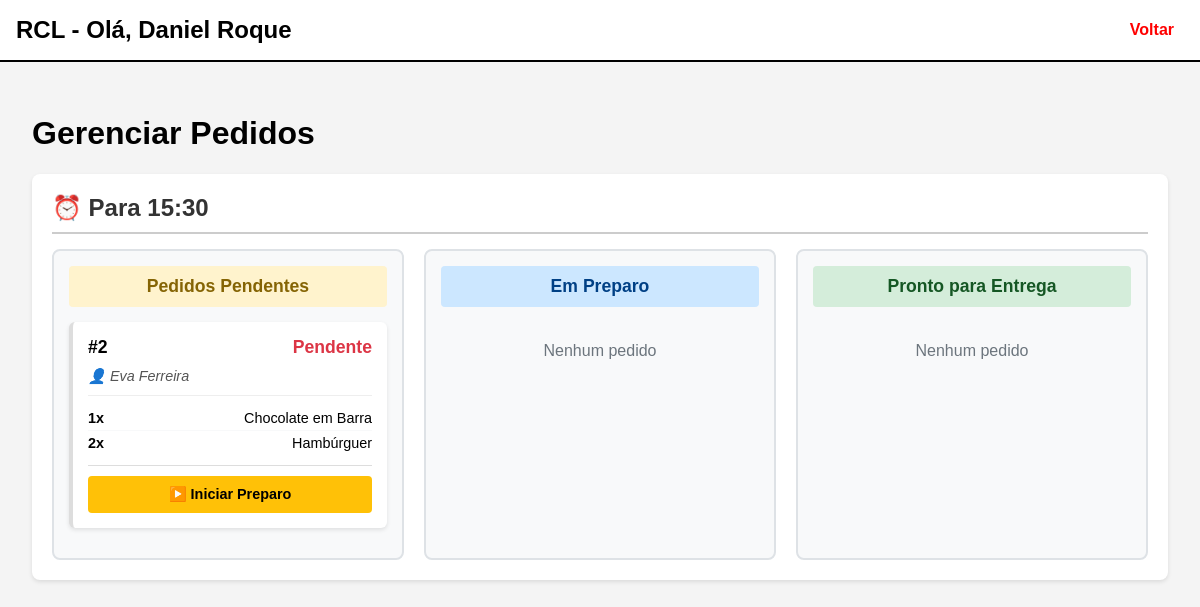
The app's page /EmployeeLayer/gerenciar_pedidos.php (signed in), older data.
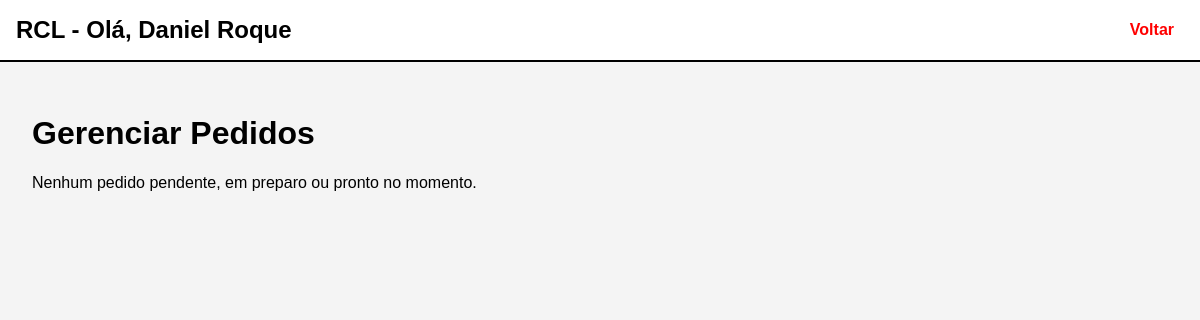
The same page, newer data.
### tables this page shows
CREATE TABLE Pedidos (
    id_pedido INT AUTO_INCREMENT PRIMARY KEY,
    id_aluno INT NOT NULL,
    status VARCHAR(50) NOT NULL,
    codigo_retirada VARCHAR(20) NOT NULL UNIQUE,
    intervalo INT NOT NULL,
    forma_pagamento VARCHAR(50) NOT NULL,
    created_at DATETIME NOT NULL DEFAULT CURRENT_TIMESTAMP,

    update_by INT NULL, 
    updated_at DATETIME DEFAULT CURRENT_TIMESTAMP ON UPDATE CURRENT_TIMESTAMP,  

    CONSTRAINT fk_pedidos_aluno
        FOREIGN KEY (id_aluno) REFERENCES Alunos(id_aluno)
        ON UPDATE CASCADE
        ON DELETE RESTRICT, 

    CONSTRAINT fk_pedidos_intervalo
        FOREIGN KEY (intervalo) REFERENCES Intervalos(id_intervalo)
        ON UPDATE CASCADE
        ON DELETE RESTRICT
);

CREATE TABLE Intervalos (
    id_intervalo INT AUTO_INCREMENT PRIMARY KEY,
    nome VARCHAR(50) NOT NULL,
    horario_inicio TIME NOT NULL,
    horario_fim TIME NOT NULL,
    
    created_by INT NOT NULL,
    created_at DATETIME NOT NULL DEFAULT CURRENT_TIMESTAMP,

    update_by INT NULL, 
    updated_at DATETIME DEFAULT CURRENT_TIMESTAMP ON UPDATE CURRENT_TIMESTAMP,

    CONSTRAINT fk_intervalos_created_by
        FOREIGN KEY (created_by) REFERENCES Funcionarios(id_funcionario)
        ON UPDATE CASCADE
        ON DELETE RESTRICT,

    CONSTRAINT fk_intervalos_update_by 
        FOREIGN KEY (update_by) REFERENCES Funcionarios(id_funcionario)
        ON UPDATE CASCADE
        ON DELETE SET NULL 
);

CREATE TABLE Itens_Pedido (
    id_item_pedido INT AUTO_INCREMENT PRIMARY KEY,
    id_pedido INT NOT NULL,
    id_produto INT NOT NULL,
    quantidade INT NOT NULL,

    CONSTRAINT fk_itensp_pedido
        FOREIGN KEY (id_pedido) REFERENCES Pedidos(id_pedido)
        ON DELETE CASCADE
        ON UPDATE CASCADE,

    CONSTRAINT fk_itensp_produto
        FOREIGN KEY (id_produto) REFERENCES Produtos(id_produto)
        ON DELETE RESTRICT
        ON UPDATE CASCADE
);

CREATE TABLE Produtos (
    id_produto INT AUTO_INCREMENT PRIMARY KEY,
    nome VARCHAR(100) NOT NULL,
    descricao TEXT NOT NULL,
    categoria VARCHAR(100) NOT NULL DEFAULT 'Geral',
    preco_unitario DECIMAL(10,2) NOT NULL,
    estoque INT NOT NULL,
    estoque_minimo INT NOT NULL,
    imagem VARCHAR(225) NOT NULL,
    
    created_by INT NOT NULL,
    created_at DATETIME NOT NULL DEFAULT CURRENT_TIMESTAMP,

    update_by INT NULL, 
    updated_at DATETIME DEFAULT CURRENT_TIMESTAMP ON UPDATE CURRENT_TIMESTAMP,

    CONSTRAINT fk_produtos_created_by 
        FOREIGN KEY (created_by) REFERENCES Funcionarios(id_funcionario)
        ON UPDATE CASCADE
        ON DELETE RESTRICT,

    CONSTRAINT fk_produtos_update_by 
        FOREIGN KEY (update_by) REFERENCES Funcionarios(id_funcionario)
        ON UPDATE CASCADE
        ON DELETE SET NULL 
);

### EmployeeLayer/gerenciar_pedidos.php (the view, shortened to what the changed rows need)
<?php
$pdo = conectar();
function formatarStatus($status) {
    $status_map = [
        'pendente' => 'Pendente',
        'preparando' => 'Preparando',
        'pronto' => 'Pronto',
        'concluido' => 'Concluído',
        'cancelado' => 'Cancelado'
    ];
    return $status_map[$status] ?? ucfirst($status);
}
$sql_dados = "
    SELECT
        p.id_pedido, p.status, p.intervalo, p.forma_pagamento, p.created_at,
        ip.quantidade,
        prod.nome AS nome_produto,
        a.nome AS nome_aluno,
        i.horario_inicio
    FROM
        pedidos p
    JOIN
        itens_pedido ip ON p.id_pedido = ip.id_pedido
    JOIN
        produtos prod ON ip.id_produto = prod.id_produto
    JOIN
        alunos a ON p.id_aluno = a.id_aluno
    JOIN
        intervalos i ON p.intervalo = i.id_intervalo
    WHERE
        p.status IN ('" . STATUS_PENDENTE . "', '" . STATUS_PREPARANDO . "', '" . STATUS_PRONTO . "')
    ORDER BY
        i.horario_inicio ASC, p.id_pedido ASC
";
$stmt_dados = $pdo->query($sql_dados);
$dados_raw = $stmt_dados->fetchAll(PDO::FETCH_ASSOC);
$pedidos_agrupados = [];
$status_para_exibir = [
    STATUS_PENDENTE,
    STATUS_PREPARANDO,
    STATUS_PRONTO
];
foreach ($dados_raw as $row) {
    $horario_agrupamento = $row['horario_inicio'];
    $status = $row['status'];
    $id_pedido = $row['id_pedido'];
    if (!isset($pedidos_agrupados[$horario_agrupamento])) {
        $pedidos_agrupados[$horario_agrupamento] = [];
        foreach ($status_para_exibir as $s) {
             $pedidos_agrupados[$horario_agrupamento][$s] = [];
        }
    }
    if (!isset($pedidos_agrupados[$horario_agrupamento][$status][$id_pedido])) {
         $pedidos_agrupados[$horario_agrupamento][$status][$id_pedido] = [
             'id_pedido' => $id_pedido,
             'forma_pagamento' => $row['forma_pagamento'],
             'aluno' => $row['nome_aluno'],
             'horario_inicio' => $row['horario_inicio'],
             'itens' => []
         ];
    }
    $pedidos_agrupados[$horario_agrupamento][$status][$id_pedido]['itens'][] = [
        'quantidade' => $row['quantidade'],
        'nome_produto' => $row['nome_produto']
    ];
}
uksort($pedidos_agrupados, function($a, $b) {
    return strtotime($a) <=> strtotime($b);
});
?>
<html lang="pt-BR">
<head>
</head>
<body>
    <main>
        <h1>Gerenciar Pedidos</h1>
        <?php if (empty($pedidos_agrupados)): ?>
            <p>Nenhum pedido pendente, em preparo ou pronto no momento.</p>
        <?php endif; ?>
        <?php foreach ($pedidos_agrupados as $horario_agrupamento => $colunas): ?>
            <div class="intervalo-section">
                <div class="intervalo-header">⏰ Para <?= date('H:i', strtotime($horario_agrupamento)) ?></div>
                <div class="kanban-board">
                    <?php
                    $status_map = [
                        STATUS_PENDENTE => [
                            'title' => 'Pedidos Pendentes',
                            'class' => 'status-Pendente',
                            'text_class' => 'text-pendente'
                        ],
                        STATUS_PREPARANDO => [
                            'title' => 'Em Preparo',
                            'class' => 'status-Preparando',
                            'text_class' => 'text-preparando'
                        ],
                        STATUS_PRONTO => [
                            'title' => 'Pronto para Entrega',
                            'class' => 'status-Pronto',
                            'text_class' => 'text-pronto'
                        ],
                    ];
                    ?>
                    <?php foreach ($status_map as $status_key => $col_data): ?>
                        <div class="kanban-col">
                            <div class="col-title <?= $col_data['class'] ?>">
                                <?= $col_data['title'] ?>
                            </div>
                            <?php $pedidos_coluna = $colunas[$status_key] ?? []; ?>
                            <?php foreach ($pedidos_coluna as $id_pedido => $pedido): ?>
                                <div class="card">
                                    <div class="card-header">
                                        <span>#<?= $id_pedido ?></span>
                                        <span class="<?= $col_data['text_class'] ?>">
                                            <?= formatarStatus($status_key) ?>
                                        </span>
                                    </div>
                                    <div class="card-aluno">👤 <?= htmlspecialchars($pedido['aluno']) ?></div>
                                    <ul class="item-list">
                                        <?php foreach ($pedido['itens'] as $item): ?>
                                            <li>
                                                <span class="item-qty"><?= $item['quantidade'] ?>x</span>
                                                <span><?= htmlspecialchars($item['nome_produto']) ?></span>
                                            </li>
                                        <?php endforeach; ?>
                                    </ul>
                                    <div class="card-footer">
                                        <?php if ($status_key === STATUS_PENDENTE): ?>
                                            <a
                                                class="status-btn btn-preparando"
                                                href="gerenciar_pedidos.php?acao=status&id_pedido=<?= $id_pedido ?>&status=<?= STATUS_PREPARANDO ?>"
                                                onclick="return confirm('Mover Pedido #<?= $id_pedido ?> para PREPARANDO?');"
                                            >
                                                ▶️ Iniciar Preparo
                                            </a>
                                        <?php elseif ($status_key === STATUS_PRONTO): ?>
                                            <div class="current-status">
                                                ⏳ Aguardando retirada
                                            </div>
                                        <?php endif; ?>
                                    </div>
                                </div>
                            <?php endforeach; ?>
                            <?php if (empty($pedidos_coluna)): ?>
                                <div style="text-align: center; color: #6c757d; padding: 20px;">
                                    Nenhum pedido
                                </div>
                            <?php endif; ?>
                        </div>
                    <?php endforeach; ?>
                </div>
            </div>
        <?php endforeach; ?>
    </main>
</body>
</html>

Row changes from the older to the newer data that the page shows:
removed pedidos: intervalo.horario_inicio "15:30", title "Pedidos Pendentes", id_pedido "2", status_key "Pendente", aluno "Eva Ferreira", itens_pedido.quantidade "1", produtos.nome "Chocolate em Barra", itens_pedido.quantidade "2", produtos.nome "Hambúrguer", title "Em Preparo", title "Pronto para Entrega"
Text that changed along with them:
text now shown: "Nenhum pedido pendente, em preparo ou pronto no momento."
